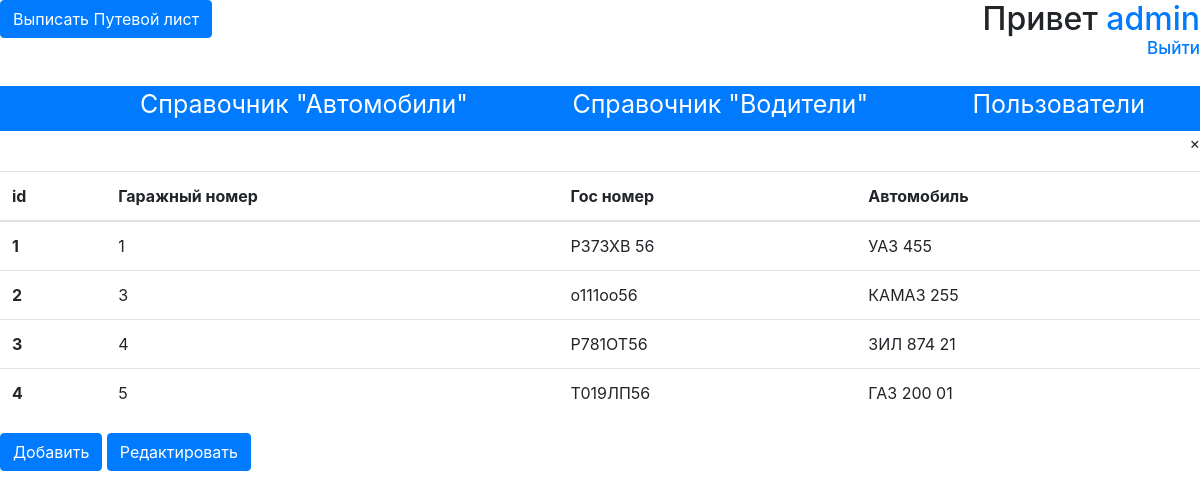
The page /admin.php (signed in) on the database its author committed.
### tables this page shows
CREATE TABLE `autos` (
  `id_auto` int(11) NOT NULL,
  `Гаражный номер` varchar(25) NOT NULL,
  `ГосНомер` varchar(25) NOT NULL,
  `Автомобиль` varchar(25) NOT NULL
);

### admin.php (the view, shortened to what this page needs)
<?php require_once('db.php') ?>
<?php
	$data_auto =  mysqli_query($db, "SELECT * FROM autos");
?>
<!DOCTYPE html>
<html lang="en">
<head>
	<link rel="stylesheet" href="style.css">
	<link rel="stylesheet" href="bootstrap/css/bootstrap.css">
</head>
<body>
	<h2 style="float: right;" id="add">Привет <a href="#"><?php echo $_COOKIE['username']; ?></a><br> <a id="exit" href="logout.php">Выйти</a></h2>
    <a href="putevka.php" ><input type="submit" name="use" class="btn btn-primary" value="Выписать Путевой лист"> </a>
	<br> <br> <br>
	<div class="nav-bar">
		<ul>
			<li><a href="#" id="auto">Справочник "Автомобили"</a></li>
			<li><a href="#" id="sprav">Справочник "Водители"</a></li>
			<li><a href="#" id="user">Пользователи</a></li>
			<li><a href="#" id="obj">Объекты</a></li>
		</ul>
	</div>
<div class="autos">
	<p style="float: right; cursor: pointer;" id="close4">&times;</p>
	<table class="table">
		  <thead>
		    <tr>
		      <th scope="col">id</th>
		      <th scope="col">Гаражный номер</th>
		      <th scope="col">Гос номер</th>
		      <th scope="col">Автомобиль</th>
		    </tr>
		  </thead>
		  <tbody>
<?php
while($auto = mysqli_fetch_assoc($data_auto)){
?>
		    <tr>
		      <th scope="row"><?php echo $auto['id_auto'] ?></th>
		      <td><?php echo $auto['Гаражный номер'] ?></td>
		      <td><?php echo $auto['ГосНомер'] ?></td>
		      <td><?php echo $auto['Автомобиль'] ?></td>
		    </tr>
<?php } ?>
		  </tbody>
	</table>
	<button type="button" class="btn btn-primary" data-toggle="modal" data-target="#avtoModal">
 	 Добавить
	</button>
</div>
	<button type="submit" class="btn btn-primary"  data-toggle="modal" data-target="#avtoModal_edit">
 	 Редактировать
	</button>
</body>
</html>

### style.css (style rules this page uses)
#exit { font-size: 17px; float: right; }
.user, .autos, .drivers { display: none; }
.nav-bar ul li { display: inline; }
.nav-bar ul li a { font-size: 25px; margin-left: 100px; color: #fff; text-decoration: none; }
.nav-bar { width: 100%; height: 45px; background: #007bff; }

### rows shown on the page
autos: id_auto "1", Гаражный номер "1", ГосНомер "Р373ХВ 56", Автомобиль "УАЗ 455"
autos: id_auto "2", Гаражный номер "3", ГосНомер "о111оо56", Автомобиль "КАМАЗ 255"
autos: id_auto "3", Гаражный номер "4", ГосНомер "Р781ОТ56", Автомобиль "ЗИЛ 874 21"
autos: id_auto "4", Гаражный номер "5", ГосНомер "Т019ЛП56", Автомобиль "ГАЗ 200 01"

### other values the page prints
$_COOKIE['username'] "admin"
